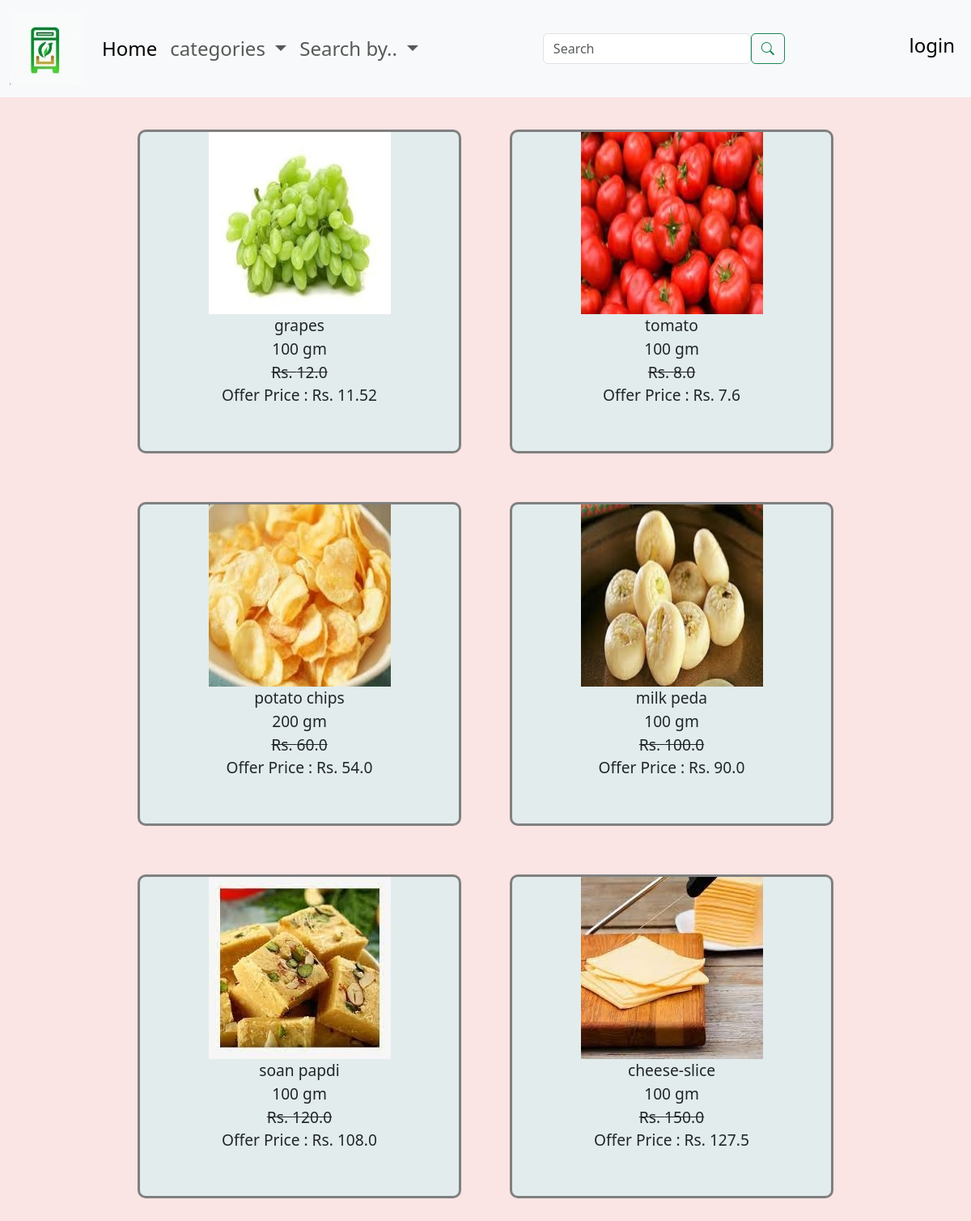
Screenshot of /offers with the database file from the repository.
### application/models.py (models this page shows)
class prod(db.Model):
    id=db.Column(db.Integer(),primary_key=True)
    catid = db.Column(db.Integer(), db.ForeignKey('cat.id',name='fkpc'), nullable=False)
    pname=db.Column(db.String(length=30),nullable=False,unique=True)
    price = db.Column(db.Float, nullable=False)
    unit=db.Column(db.String(length=15),nullable=False)
    qty=db.Column(db.Integer(),nullable=False,default=0)
    stock=db.Column(db.Integer(),nullable=False,default=20)
    sold=db.Column(db.Integer(),nullable=False,default=0)
    offer=db.Column(db.Float(),nullable=False)

### application/controllers.py (the view)
@app.route('/offers')
def offers():
    offers=prod.query.filter(prod.offer>0)
    cate=cat.query.all()
    d={}
    if current_user.is_authenticated:
        for i in current_user.cart:
            d[i.Pid]=i.no
    ocn={}
    for i in offers:
        ocn[i.id]=cat.query.filter(cat.id==i.catid).first().cname
    return render_template('/offers.html',offers=offers,ocn=ocn,d=d,cate=cate)

### templates/offers.html (shortened to what this page needs)
{%extends 'base.html'%}
{%block content%}
<div class="blockcontent">
<div class="fscont">
{%for j in offers%}
<div class="prod">
<div class="pic"><img src="{{ url_for('static', filename='images/prod/'+ j.pname+'.jpeg') }}" alt="product img"></div>
<div class="name">{{j.pname}}</div>
<div class="paq">
    {{j.qty}}
    {{j.unit}}
</div>
{%if j.offer>0 and j.stock>0%}
<div class="price"><s>Rs. {{j.price}}</s></div>
<div class="op">Offer Price : Rs. {{j.price*(1-j.offer/100)}}</div>
{%else%}
<div class="price">Rs. {{j.price}}</div>
{%endif%}
    </div>
    {%endfor%}
</div>
{%endblock%}

### static/css/hp.css (style rules this page uses)
.blockcontent { margin-top: 60px; }

### static/css/fs.css (style rules this page uses)
.fscont { display: flex; flex-wrap: wrap; justify-content: center; }
.fscont .prod { border: 3px solid grey; margin: 30px; width: 400px; height: 400px; text-align: center; border-radius: 10px; background-color: rgb(226, 236, 236); font-size:larger; }

### static/css/base.css (style rules this page uses)
html { scroll-behavior: smooth; }

### templates/base.html (style rules this page uses)
body { background-color: rgb(250, 228, 228); }

### rows the page displays
prod: pname (picture), pname "grapes", qty "100", unit "gm", price "12.0", j.price*(1-j.offer/100) "11.52"
prod: pname (picture), pname "tomato", qty "100", unit "gm", price "8.0", j.price*(1-j.offer/100) "7.6"
prod: pname (picture), pname "potato chips", qty "200", unit "gm", price "60.0", j.price*(1-j.offer/100) "54.0"
prod: pname (picture), pname "milk peda", qty "100", unit "gm", price "100.0", j.price*(1-j.offer/100) "90.0"
prod: pname (picture), pname "soan papdi", qty "100", unit "gm", price "120.0", j.price*(1-j.offer/100) "108.0"
prod: pname (picture), pname "cheese-slice", qty "100", unit "gm", price "150.0", j.price*(1-j.offer/100) "127.5"
